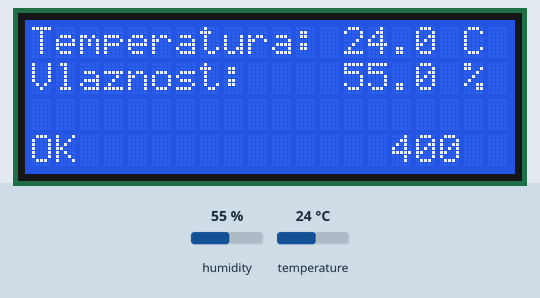
A sketch run on a simulated Arduino Uno, built with avr-gcc and run on an emulated ATmega328P. Shown: 20×4 character LCD. The test bench sets the inputs (shaded band); at power-on: humidity 55 %, temperature 24 °C.

Above: at 1.2 s.
1.3 s: humidity set to 22 %
At 2.6 s:
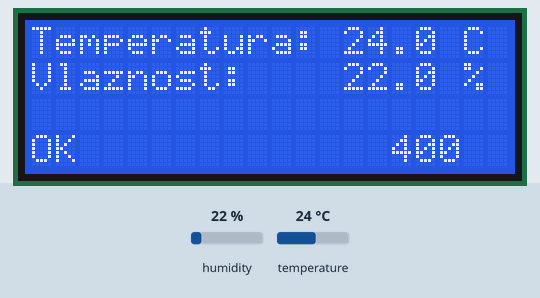
3.6 s: temperature set to 12 °C
At 4.9 s:
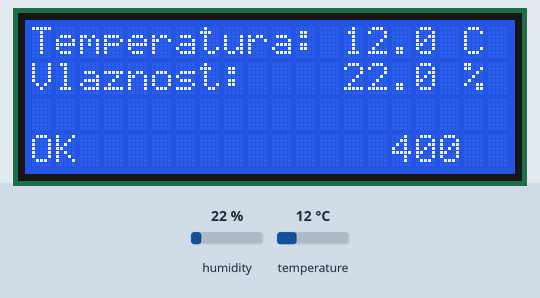
5.7 s: humidity set to 40 %
At 7.3 s:
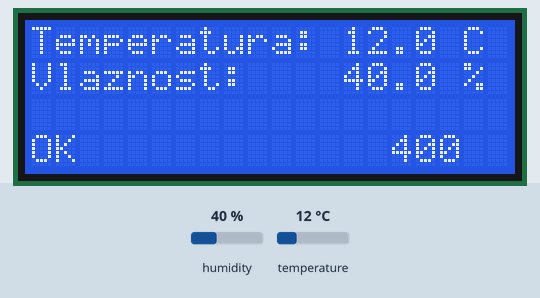
7.7 s: temperature set to 19 °C
Timing chart, 0 to 10.7 s (numbered marks = the images above; inputs shaded):
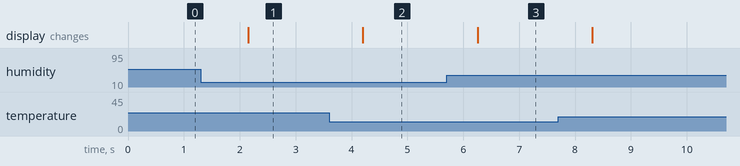

The sketch:

TemperatureDisplay.ino
```cpp
#include <LiquidCrystal.h>
#include <dht.h>
#define DHT11_PIN 6

dht DHT;

LiquidCrystal lcd(7, 8, 9, 10, 11, 12);

void setup() {
  SetupLCDDisplay();
}

void loop() {
  int check = DHT.read11(DHT11_PIN);
  int statusSensor;
  String CSV;

  statusSensor = CheckSensorStatus(check);  // Dohvaća status senzora

  CSV = CSVFormat(statusSensor);  // Pravi CSV format koji će se kasnije slati na server

  lcd.setCursor(13, 0);  // Ispis temperature
  lcd.print(DHT.temperature, 1);
  lcd.print(" C");
  lcd.setCursor(13, 1);  // Ispis vlažnosti
  lcd.print(DHT.humidity, 1);
  lcd.print(" %");
  lcd.setCursor(15, 3);  // Ispis error koda
  lcd.print(statusSensor);

  delay(1000);
}

int CheckSensorStatus (int check) {
 switch (check)
  {
    case DHTLIB_OK:  // Sve je u redu s komunikacijom
        lcd.setCursor(0, 3);
	lcd.print("OK");
        return 400;
    case DHTLIB_ERROR_CHECKSUM:  // Primljeni su krivi podaci
        lcd.setCursor(0, 3);
	lcd.print("Checksum error");
	return 401;
    case DHTLIB_ERROR_TIMEOUT: // Komunikacija nije uspijela s senzorom
        lcd.setCursor(0, 3);
	lcd.print("Time out error");
	return 402;
    case DHTLIB_ERROR_CONNECT:  // Jedan od pin-ova (vrlo vjerovatno data pin) je odspojen
        lcd.setCursor(0, 3);
        lcd.print("Connect error");
        return 403;
    case DHTLIB_ERROR_ACK_L:  // Data pin spojen na GND ili niski napon
        lcd.setCursor(0, 3);
        lcd.print("Ack Low error");
        return 404;
    case DHTLIB_ERROR_ACK_H:  // Data pin spojen na visoki napon (+3.3V ili vise)
        lcd.setCursor(0, 3);
        lcd.print("Ack High error");
        return 405;
    default:
        lcd.setCursor(0, 3);
        lcd.print("Unknown error");
	return 410;
  }
}

String CSVFormat (int statusSensor) {
    String toReturn;
    toReturn = toReturn + "Temperatura" + ";" + DHT.temperature + ";" + "Vlaznost" + DHT.humidity + ";" + "Status" + statusSensor;
    return toReturn;
  }

  void SetupLCDDisplay () {
    lcd.begin(20, 4);
    lcd.print("Temperatura: ");
    lcd.setCursor(0, 1);
    lcd.print("Vlaznost: ");
  }
```

Measured:
- after the input at 1.3 s, the display: changes after 0.85 s (image 1)
- after the input at 3.6 s, the display: changes after 0.60 s (image 2)
- after the input at 5.7 s, the display: changes after 0.56 s (image 3)
